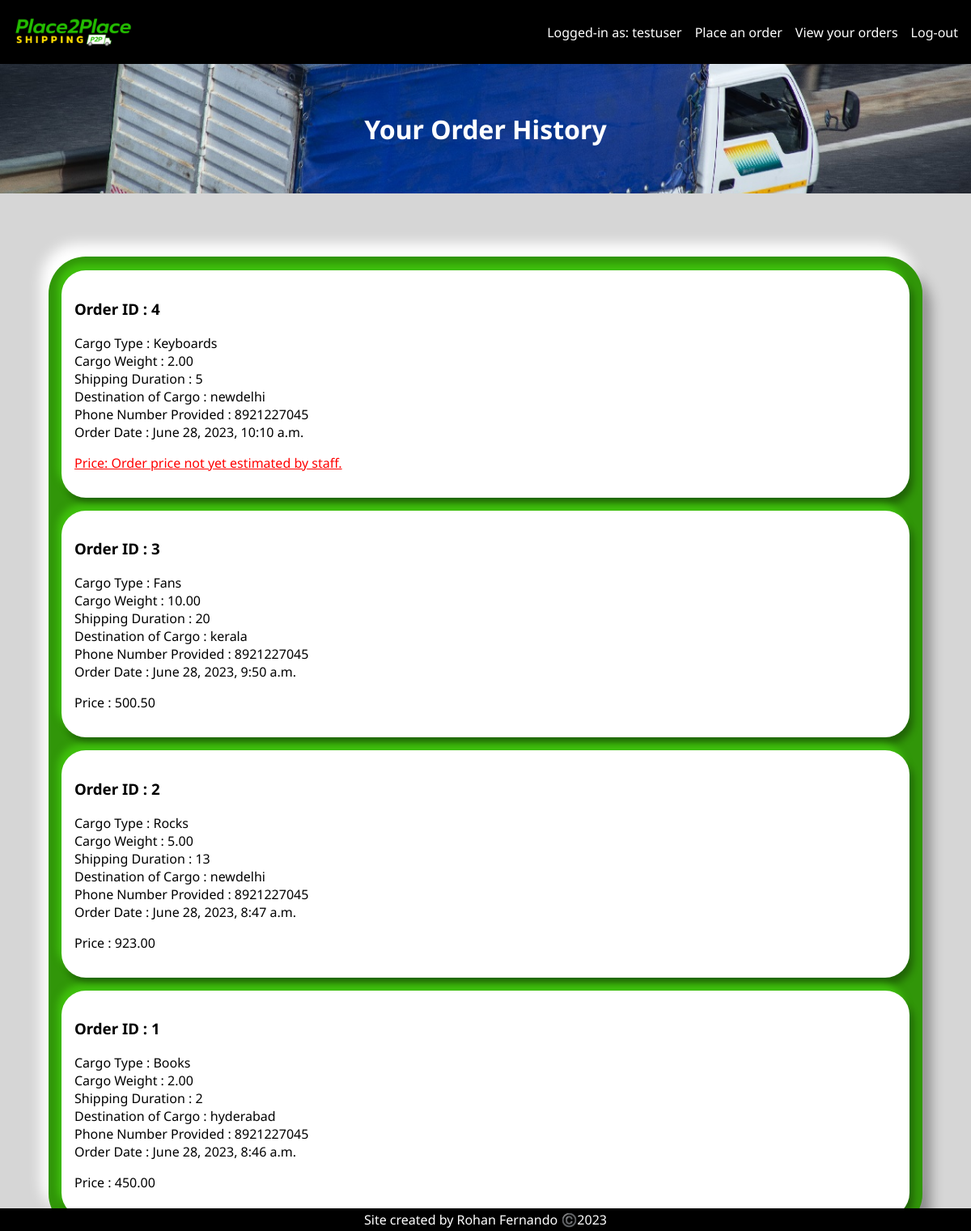
The page /vieworders/ (signed in) on the database its author committed.
### home/models.py (models this page shows, shortened)
class order(models.Model):
    order = models.ForeignKey(User,on_delete=models.CASCADE,related_name='ordr')
    order_number = models.AutoField(primary_key=True)
    cargo_type = models.CharField(max_length=100)
    cargo_weight = models.DecimalField(decimal_places=2,max_digits=7)
    delivery_time = models.IntegerField()
    cargo_destination = models.TextField(max_length=100)
    phone_number = models.TextField(max_length=12)
    date_of_order = models.DateTimeField(auto_now_add=True)
    price = models.DecimalField(decimal_places=2,max_digits=20,blank=True,null=True)
    class Meta:
        ordering=('-date_of_order',)

### home/views.py (the view)
# urls.py: path('vieworders/', views.vieworders,name='vieworderspage'),
def vieworders(r):
    orders_data = order.objects.filter(order_id=r.user.id)
    return render(r,'vieworders.html',{'orders_data':orders_data})

### templates/vieworders.html (shortened to what this page needs)
<!DOCTYPE html>
<html lang="en">
{% load static %}
<head>
    <link rel="stylesheet" href="{% static 'p2pstyle.css' %}">
</head>
<body>
    <div class="page-container">
        <div class="header-bar">
            <div>
                <a href="{% url 'homepage' %}">
                    <img src="{% static 'p2plogo.png' %}" class="logo-img">
                </a>
            </div>
            <div class="nav-btn-container">
                {% if user.is_authenticated %}
                    <a>Logged-in as: {{user.username}}</a>
                    <a class="nav-btn" href="{% url 'makeorderspage' %}">Place an order</a>
                    <a class="nav-btn" href="{% url 'vieworderspage' %}">View your orders</a>
                    <a class="nav-btn" href="{% url 'logoutpage' %}">Log-out</a>
                {% else %}
                    <a class="nav-btn" href="{% url 'registerpage' %}">Register</a>
                    <a class="nav-btn" href="{% url 'loginpage' %}">Log-in</a>
                {% endif %}
            </div>
        </div>
        <div class="content">
            <div class="truckbg">
                <h1>Your Order History</h1>
            </div>
            <br>
            <div class="o-node-container">
                {% for order in orders_data %}
                    <div class="o-details-node">
                        <h3>Order ID : {{order.order_number}}</h3>
                        <p>
                            Cargo Type : {{order.cargo_type}} <br>
                            Cargo Weight : {{order.cargo_weight}} <br>
                            Shipping Duration : {{order.delivery_time}} <br>
                            Destination of Cargo : {{order.cargo_destination}} <br>
                            Phone Number Provided : {{order.phone_number}} <br>
                            Order Date : {{order.date_of_order}} <br>
                        </p>
                        <p class="price-text">
                            Price : {{order.price}}
                        </p>
                    </div>
                {% endfor %}
            </div>
            <div style="text-align: center;background-color: black;color:white;position: fixed;bottom: 0px;left:0px;right: 0px;">
                <p style="margin-top: 3px;margin-bottom: 3px;">Site created by Rohan Fernando ©️2023</p>
            </div>
        </div>
    </div>
</body>
</html>

### static/p2pstyle.css (style rules this page uses)
html { min-width: 950px; }
body { margin: 0px; }
.header-bar { position: sticky; top: 0; padding: 1em; background-color: black; display: flex; justify-content: space-between; }
.logo-img { width: 10em; padding-top: 0.1em; padding-bottom: 0.1em; }
.content { background-color: #d6d6d6; height: 64em; }
.content * { font-family: 'Noto Sans', sans-serif; }
.nav-btn-container { display: flex; gap: 1em; align-items: center; }
.nav-btn-container a { color: white; font-size: 1em; font-family: 'Noto Sans', sans-serif; text-decoration: none; }
.nav-btn { color: white; font-size: 1em; font-family: 'Noto Sans', sans-serif; text-decoration: none; border: none; padding-top: 0.6em; padding-bottom: 0.6em; border-top: 0.2em solid rgb(0, 0, 0); border-bottom: 0.2em solid rgb(0, 0, 0); transition-duration: 0.2s; }
.o-node-container { background-color: rgb(49, 150, 9); width: 90%; margin: 5%; padding-top: 1px; padding-bottom: 1px; border-radius: calc(1em + 30px); box-shadow: -0.6em -1em 1em rgb(255, 255, 255),0.6em 1em 1em rgba(0, 0, 0, 0.37); }
.o-details-node { padding: 1em; margin: 1em; background-color: white; border-radius: 30px; box-shadow: -0.3em -0.5em 0.5em rgb(63, 192, 12), 0.3em .5em 0.5em rgba(0, 0, 0, 0.329); }

### rows shown on the page
order: order_number "4", cargo_type "Keyboards", cargo_weight "2.00", delivery_time "5", cargo_destination "newdelhi", phone_number "8921227045", date_of_order "June 28, 2023, 10:10 a.m."
order: order_number "3", cargo_type "Fans", cargo_weight "10.00", delivery_time "20", cargo_destination "kerala", phone_number "8921227045", date_of_order "June 28, 2023, 9:50 a.m.", price "500.50"
order: order_number "2", cargo_type "Rocks", cargo_weight "5.00", delivery_time "13", cargo_destination "newdelhi", phone_number "8921227045", date_of_order "June 28, 2023, 8:47 a.m.", price "923.00"
order: order_number "1", cargo_type "Books", cargo_weight "2.00", delivery_time "2", cargo_destination "hyderabad", phone_number "8921227045", date_of_order "June 28, 2023, 8:46 a.m.", price "450.00"

### other values the page prints
{{ user.username }} "testuser"
